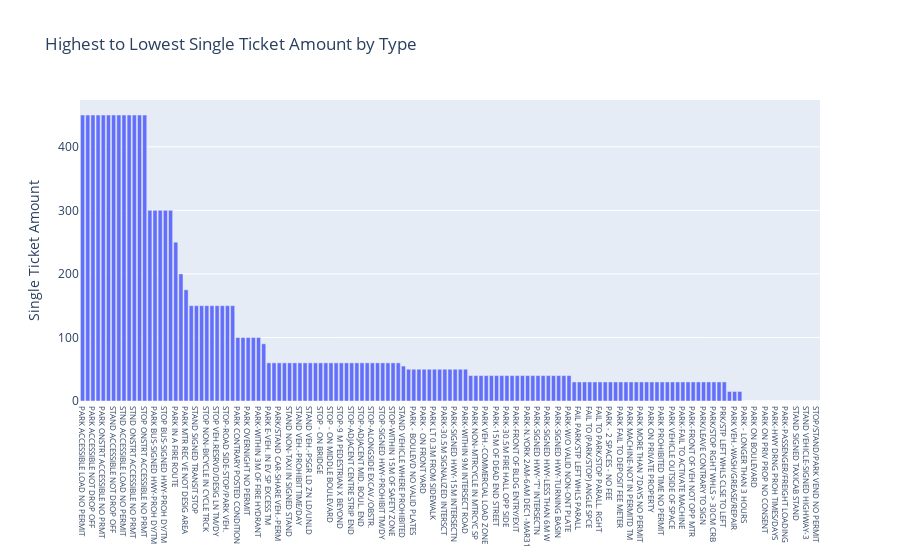

The notebook cell this image was saved under:
### Code cell
# plot highest to lowest single ticket amount by type 

fig3 = go.Figure()

fig3.add_trace(go.Bar(x=fine_type_df['infraction_description'], 
                      y=fine_type_df['set_fine_amount'])
                ) 

fig3.update_layout(xaxis=dict({'categoryorder':'total descending'},
                              tickfont=dict(size=8)), 
                   title_text='Highest to Lowest Single Ticket Amount by Type',
                   yaxis_title='Single Ticket Amount',
                  )
                  
fig3.show()

### Figure 1 — Plotly figure (JSON) as saved in the notebook; plotly's stock layout.template omitted (floating-point values rounded to 4 significant figures; data arrays with more than 128 entries replaced by an {"elided": "..."} marker saying what was removed)
{"data": [{"type": "bar", "x": {"elided": "145 str values"}, "y": {"elided": "145 int values"}}], "layout": {"title": {"text": "Highest to Lowest Single Ticket Amount by Type"}, "xaxis": {"categoryorder": "total descending", "tickfont": {"size": 8}}, "yaxis": {"title": {"text": "Single Ticket Amount"}}}}
